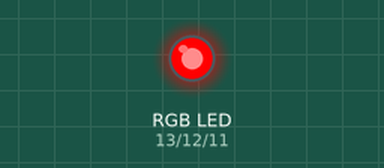
Bench run of a sketch on a simulated Arduino Uno, built with avr-gcc and run on an emulated ATmega328P. Shown: an RGB LED mixed from three pins (HIGH = lit).

Above: at 0.2 s.
At 1.2 s:
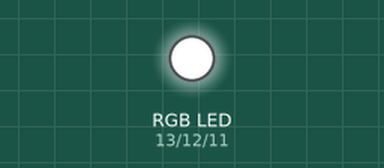
At 1.7 s:
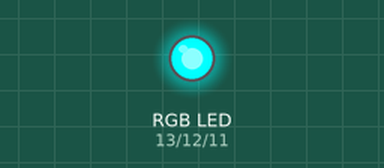
At 2.2 s:
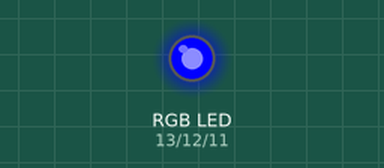
At 3.7 s:
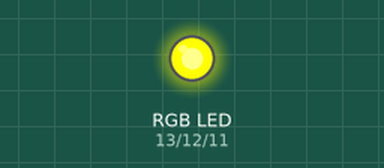
At 5.7 s:
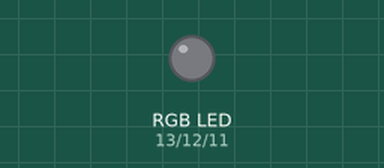
Timing chart, 0 to 6.9 s (numbered marks = the images above):
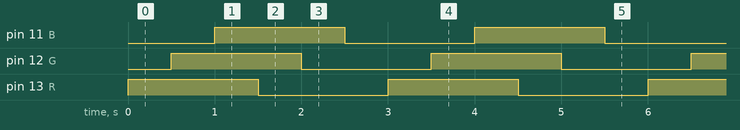

Measured:
- by itself, pin 11 (B), pin 12 (G), pin 13 (R): alternates HIGH for 1.5 s and LOW for 1.5 s
- by itself, everything shown: repeats every 3.0 s, in 6 steps

The sketch:

rgb-digit.ino
```cpp
const int R = 13;
const int G = 12;
const int B = 11;

void setup() {
  // put your setup code here, to run once:
  pinMode(R, OUTPUT);
  pinMode(G, OUTPUT);
  pinMode(B, OUTPUT);
}

void loop() {
  // put your main code here, to run repeatedly:
  digitalWrite(R, HIGH);
  delay(500);
  digitalWrite(G, HIGH);
  delay(500);
  digitalWrite(B, HIGH);
  delay(500);
  digitalWrite(R, LOW);
  delay(500);
  digitalWrite(G, LOW);
  delay(500);
  digitalWrite(B, LOW);
  delay(500);
}
```
